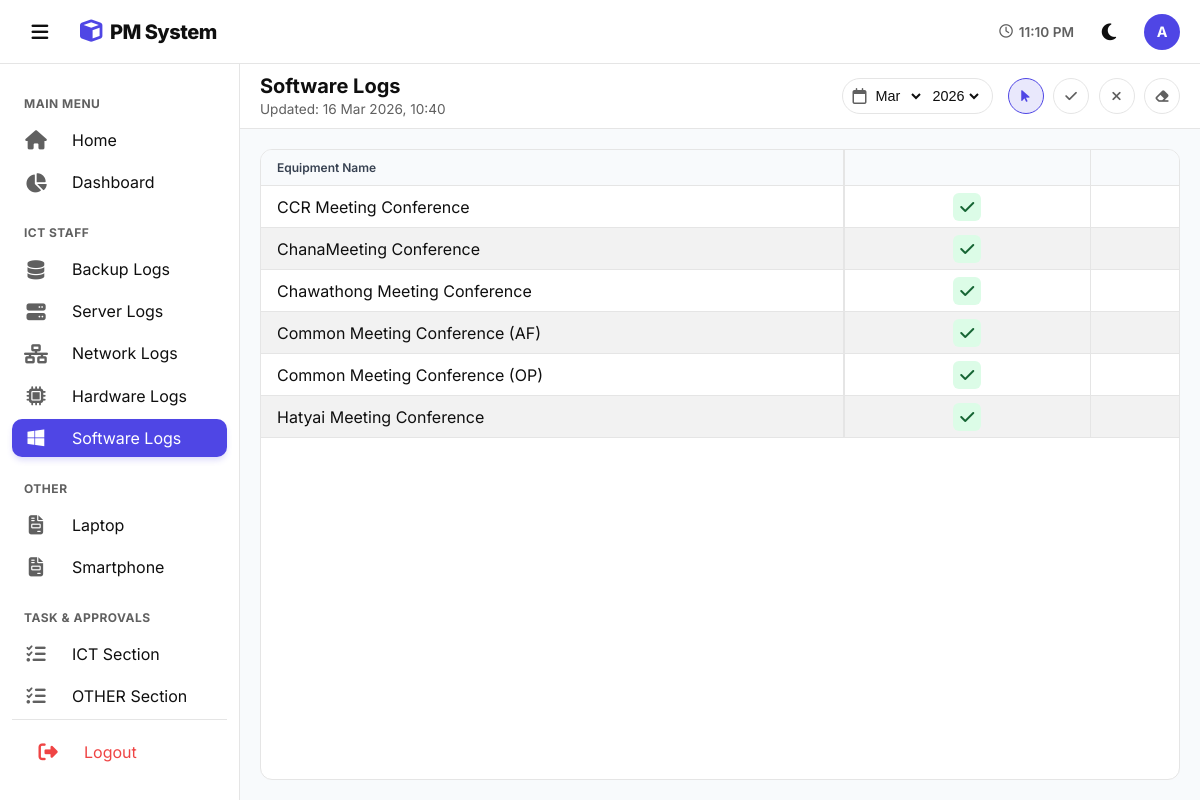
Screenshot of /Software_log/software.php (signed in) with the database file from the repository.
### tables this page shows
CREATE TABLE `custom_pages` (
  `id` int(11) NOT NULL,
  `page_name` varchar(255) NOT NULL,
  `created_at` timestamp NOT NULL DEFAULT current_timestamp()
);

CREATE TABLE `software_logs` (
  `id` int(11) NOT NULL,
  `equipment_name` varchar(255) DEFAULT NULL,
  `month` int(11) DEFAULT NULL,
  `year` int(11) DEFAULT 2026,
  `task_8` tinyint(1) DEFAULT NULL COMMENT 'Review and Check application updates (6M)',
  `task_9` tinyint(1) DEFAULT NULL COMMENT 'Window Update (6M)',
  `last_updated` datetime DEFAULT NULL ON UPDATE current_timestamp(),
  `sub_by` varchar(100) DEFAULT NULL,
  `sub_at` datetime DEFAULT NULL,
  `sub_note` longtext DEFAULT NULL,
  `app_by` varchar(100) DEFAULT NULL,
  `app_at` datetime DEFAULT NULL,
  `app_comment` longtext DEFAULT NULL
);

### Software_log/software.php (the view, shortened to what this page needs)
<?php
$current_page = 'software';
$path = '../';
include '../db.php';
$TABLE_NAME = 'software_logs';
$PAGE_TITLE  = 'Software Logs';
$task_headers = [];
$q_task = $conn->query("SELECT * FROM master_tasks WHERE system_type='software' ORDER BY CAST(SUBSTRING(column_name, 6) AS UNSIGNED) ASC");
if ($q_task && $q_task->num_rows > 0) {
    while ($task_row = $q_task->fetch_assoc()) {
        $task_headers[$task_row['column_name']] = [
            'label' => $task_row['task_label'] . "<br><small>(" . $task_row['frequency'] . ")</small>",
            'freq'  => $task_row['frequency']
        ];
    }
} else {
    $task_headers['task_1'] = ['label' => 'Task 1<br><small>(Default)</small>', 'freq' => 'M'];
}
$cur_m = isset($_GET['month']) ? (int)$_GET['month'] : (int)date('m');
$cur_y = isset($_GET['year'])  ? (int)$_GET['year']  : (int)date('Y');
$years = range(2026, 2030);
$month_names = [1=>"Jan",2=>"Feb",3=>"Mar",4=>"Apr",5=>"May",6=>"June",7=>"Jul",8=>"Aug",9=>"Sep",10=>"Oct",11=>"Nov",12=>"Dec"];
$result = $conn->query("SELECT * FROM $TABLE_NAME WHERE month=$cur_m AND year=$cur_y ORDER BY equipment_name ASC");
$table_data  = [];
if ($res = $result) {
    while ($r = $res->fetch_assoc()) {
        $table_data[] = $r;
    }
}
$q_time = $conn->query("SELECT MAX(last_updated) as latest FROM $TABLE_NAME WHERE month=$cur_m AND year=$cur_y");
$r_time = $q_time->fetch_assoc();
$global_last_update = $r_time['latest'] ? date('d M Y, H:i', strtotime($r_time['latest'])) : '-';
?>
<!DOCTYPE html>
<html lang="en">
<head>
    <link rel="stylesheet" href="https://cdnjs.cloudflare.com/ajax/libs/font-awesome/6.4.0/css/all.min.css">
    <link rel="stylesheet" href="../css/layout.css">
    <link rel="stylesheet" href="../Software_log/css/software.css">
    <link rel="stylesheet" href="../css/theme.css">
</head>
<body>
    <?php include '../components/header_nav.php'; ?>
    <main class="main">
        <div class="controls-bar">
            <div class="page-head"><h1><?=$PAGE_TITLE?></h1><small>Updated: <span id="lastUpd"><?=$global_last_update?></span></small></div>
            <div class="filters">
                <form method="GET" class="picker">
                    <i class="fa-regular fa-calendar" style="color:var(--text-sub)"></i>
                    <select name="month" onchange="this.form.submit()"><?php foreach($month_names as $n=>$mn) echo "<option value='$n' ".($n==$cur_m?'selected':'').">$mn</option>"; ?></select>
                    <select name="year"  onchange="this.form.submit()"><?php foreach($years as $yr) echo "<option value='$yr' ".($yr==$cur_y?'selected':'').">$yr</option>"; ?></select>
                </form>
                <div class="actions">
                    <button class="active-view" onclick="setTool('safe',this)"><i class="fa-solid fa-arrow-pointer"></i></button>
                    <button onclick="setTool(1,this)"><i class="fa-solid fa-check"></i></button>
                    <button onclick="setTool(0,this)"><i class="fa-solid fa-xmark"></i></button>
                    <button onclick="setTool(null,this)"><i class="fa-solid fa-eraser"></i></button>
                </div>
            </div>
        </div>
        <div class="table-wrap">
            <div class="table-card">
                <div class="scroll-area" id="scrollBox">
                    <table id="tbl">
                        <thead>
                            <tr>
                                <th class="sticky-col">Equipment Name</th>
                                <?php foreach($task_headers as $k => $t):
                                    $is_due = false;
                                ?>
                                    <th class="<?=$is_due?'th-due':''?>" ondblclick="fillCol('<?=$k?>')" style="cursor:pointer; min-width:120px;"><?=$t['label']?></th>
                                <?php endforeach; ?>
                            </tr>
                        </thead>
                        <tbody>
                            <?php if(!empty($table_data)): foreach($table_data as $log):
                                $name = $log['equipment_name'];
                            ?>
                            <tr>
                                <td class="sticky-col"><?=$name?></td>
                                <?php foreach($task_headers as $k => $v):
                                    $val  = isset($log[$k]) ? $log[$k] : null;
                                    $cls  = ($val==='1'||$val===1) ? 'st-ok'  : (($val==='0'||$val===0) ? 'st-fail' : 'st-null');
                                    $icon = ($val==='1'||$val===1) ? '<i class="fa-solid fa-check"></i>' : (($val==='0'||$val===0) ? '<i class="fa-solid fa-xmark"></i>' : '');
                                    $dval = ($val === null) ? 'null' : $val;
                                ?>
                                    <td class="c-wrap" data-sys="<?=$name?>" data-col="<?=$k?>" data-val="<?=$dval?>"><div class="cell-btn <?=$cls?>"><?=$icon?></div></td>
                                <?php endforeach; ?>
                            </tr>
                            <?php endforeach; else: ?>
                            <tr><td colspan="<?=count($task_headers)+2?>" style="text-align:center;padding:30px;color:var(--text-sub)">ไม่พบข้อมูล</td></tr>
                            <?php endif; ?>
                        </tbody>
                    </table>
                </div>
            </div>
        </div>
    </main>
</body>
</html>

### components/header_nav.php (shortened to what this page needs)
<?php
$p = isset($path) ? $path : '../';
$current_page = isset($current_page) ? $current_page : '';
?>
<header class="header">
    <div class="header-left">
        <button class="menu-btn" id="toggleBtn" onclick="toggleSidebar()">
            <i class="fa-solid fa-bars"></i>
        </button>
        <div class="logo">
            <i class="fa-solid fa-cube"></i> PM System
        </div>
    </div>
    <div class="header-right" style="display:flex;align-items:center;gap:15px">
        <span style="font-size:0.85rem; font-weight:600; color:var(--text-sub); display:flex; align-items:center; gap:6px;">
            <i class="fa-regular fa-clock"></i> <span id="clock">--:--</span>
        </span>
        <button class="menu-btn" id="themeBtn" onclick="toggleTheme()">
        </button>
        <div style="width:36px; height:36px; background:var(--primary); border-radius:50%; color:white; display:flex; align-items:center; justify-content:center; font-weight:700; font-size:0.9rem;">
            <?=strtoupper(substr($_SESSION['username'] ?? 'U', 0, 1))?>
        </div>
    </div>
</header>
<nav class="sidebar" id="sidebar">
    <div class="nav">
        <div class="nav-title">Main Menu</div>
        <a href="<?=$p?>index.php" class="nav-link <?=($current_page=='home')?'active':''?>">
            <i class="fa-solid fa-house"></i> <span>Home</span>
        </a>
        <a href="<?=$p?>dashboard.php" class="nav-link <?=($current_page=='dashboard')?'active':''?>">
            <i class="fa-solid fa-chart-pie"></i> <span>Dashboard</span>
        </a>
        <div class="nav-title">ICT STAFF</div>
        <a href="<?=$p?>Backup_log/backup.php" class="nav-link <?=($current_page=='backup')?'active':''?>">
            <i class="fa-solid fa-database"></i> <span>Backup Logs</span>
        </a>
        <a href="<?=$p?>Server_log/server.php" class="nav-link <?=($current_page=='server')?'active':''?>">
            <i class="fa-solid fa-server"></i> <span>Server Logs</span>
        </a>
        <a href="<?=$p?>Network_log/network.php" class="nav-link <?=($current_page=='network')?'active':''?>">
            <i class="fa-solid fa-network-wired"></i> <span>Network Logs</span>
        </a>
        <a href="<?=$p?>Hardware_log/hardware.php" class="nav-link <?=($current_page=='hardware')?'active':''?>">
            <i class="fa-solid fa-microchip"></i> <span>Hardware Logs</span>
        </a>
        <a href="<?=$p?>Software_log/software.php" class="nav-link <?=($current_page=='software')?'active':''?>">
            <i class="fa-brands fa-windows"></i> <span>Software Logs</span>
        </a>
        <div class="nav-title">OTHER</div>
        <?php
        $nav_pages = $conn->query("SELECT * FROM custom_pages ORDER BY id ASC");
        $is_on_custom_view = (basename($_SERVER['PHP_SELF']) == 'custom_page_view.php');
        while($np = $nav_pages->fetch_assoc()):
            $is_active = ($is_on_custom_view && isset($_GET['id']) && $_GET['id'] == $np['id']) ? 'active' : '';
        ?>
        <a href="<?=$p?>Custom_page/custom_page_view.php?id=<?=$np['id']?>" class="nav-link <?=$is_active?>">
            <i class="fa-solid fa-file-invoice"></i> <span><?=$np['page_name']?></span>
        </a>
        <?php endwhile; ?>
        <div class="nav-title">Task & Approvals</div>
        <a href="<?=$p?>Workflow/workflow_mgmt.php" class="nav-link <?=($current_page=='workflow')?'active':''?>">
            <i class="fa-solid fa-tasks"></i> <span>ICT Section</span>
        </a>
        <a href="<?=$p?>Workflow/workflow_other.php" class="nav-link <?=($current_page=='workflow')?'active':''?>">
            <i class="fa-solid fa-tasks"></i> <span>OTHER Section</span>
        </a>
        <div class="nav-bottom">
            <a href="<?=$p?>login/logout.php" class="nav-link logout-link">
                <i class="fa-solid fa-right-from-bracket"></i>
                <span>Logout</span>
            </a>
        </div>
    </div>
</nav>

### css/layout.css (style rules this page uses)
:root { --primary: #4f46e5; --primary-soft: #4f46e520; --bg-body: #f1f5f9; --bg-card: #ffffff; --bg-side: #ffffff; --text-main: #0f172a; --text-sub: #64748b; --border: #e2e8f0; --hover: #f8fafc; --sb-w: 240px; --sb-w-mini: 72px; --header-h: 64px; --th-bg: #f2f2f2; --th-text: #374151; --h-row-1: 38px; --h-row-2: 32px; --zebra-bg: #f2f2f2; }
body { font-family: 'Inter', 'Prompt', sans-serif; background: var(--bg-body); color: var(--text-main); margin: 0; display: flex; height: 100vh; overflow: hidden; transition: background 0.3s, color 0.3s; }
* { box-sizing: border-box; outline: none; }
.sidebar { width: var(--sb-w); background: var(--bg-side); display: flex; flex-direction: column; position: fixed; top: 0; bottom: 0; left: 0; z-index: 500; padding-top: var(--header-h); transition: width 0.3s cubic-bezier(0.4, 0, 0.2, 1); border-right: 1px solid var(--border); }
.nav { padding: 12px; overflow-y: auto; flex: 1; display: flex; flex-direction: column; }
.nav-link { display: flex; align-items: center; padding: 10px 12px; height: 40px; color: var(--text-main); text-decoration: none; border-radius: 10px; margin-bottom: 4px; white-space: nowrap; overflow: hidden; transition: 0.2s; }
.nav-link.active { background: var(--primary); color: white; box-shadow: 0 4px 6px -1px rgba(79, 70, 229, 0.2); }
.nav-link.active i { color: white; }
.nav-link i { min-width: 24px; margin-right: 24px; text-align: center; font-size: 1.2rem; color: var(--text-sub); transition: 0.2s; }
.nav-title { font-size: 0.75rem; font-weight: 700; color: var(--text-sub); margin: 20px 12px 10px; text-transform: uppercase; letter-spacing: 0.5px; }
.nav-bottom { margin-top: auto; padding: 12px; border-top: 1px solid var(--border); }
.logout-link { color: #ef4444 !important; }
.logout-link i { color: #ef4444 !important; }
.header { position: fixed; top: 0; left: 0; right: 0; height: var(--header-h); background: var(--bg-side); display: flex; align-items: center; justify-content: space-between; padding: 0 20px; border-bottom: 1px solid var(--border); z-index: 600; }
.header-left { display: flex; align-items: center; gap: 20px; }
.main { margin-top: var(--header-h); margin-left: var(--sb-w); flex: 1; display: flex; flex-direction: column; transition: margin-left 0.3s cubic-bezier(0.4, 0, 0.2, 1); height: calc(100vh - var(--header-h)); overflow: hidden; min-width: 0; }
.menu-btn { background: none; border: none; font-size: 1.2rem; padding: 8px; border-radius: 50%; cursor: pointer; color: var(--text-main); width: 40px; height: 40px; display: flex; align-items: center; justify-content: center; transition: 0.2s; }
.logo { display: flex; align-items: center; gap: 8px; font-weight: 800; font-size: 1.25rem; letter-spacing: -0.5px; color: var(--text-main); }
.logo i { color: var(--primary); font-size: 1.4rem; }
html { scrollbar-width: thin; scrollbar-color: #cbd5e1 var(--bg-body); }
tbody tr:nth-child(even) td { background-color: var(--zebra-bg) !important; }
tbody tr:nth-child(even) td.sticky-col { background-color: var(--zebra-bg) !important; background-image: none !important; }
tbody tr:nth-child(odd) td { background-color: var(--bg-card) !important; }
tbody tr:nth-child(odd) td.sticky-col { background-color: var(--bg-card) !important; }

### css/theme.css (style rules this page uses)
:root { --primary: #4f46e5; --primary-light: #e0e7ff; --primary-soft: #4f46e520; --bg-body: #f8fafc; --bg-card: #ffffff; --text-main: #0f0f0f; --text-sub: #606060; --border: #e5e5e5; --hover: #f1f5f9; --th-bg: #f8fafc; --th-text: #374151; --input-bg: #ffffff; --row-hover-bg: #c7d2fe; --row-hover-text: #1e1b4b; }
body { font-family: 'Inter', 'Prompt', sans-serif; background-color: var(--bg-body); color: var(--text-main); transition: background-color 0.2s ease, color 0.2s ease; }

### rows the page displays
custom_pages: page_name "Laptop"
custom_pages: page_name "Smartphone"
software_logs: equipment_name "CCR Meeting Conference", task_8 1 (drawn)
software_logs: equipment_name "ChanaMeeting Conference", task_8 1 (drawn)
software_logs: equipment_name "Chawathong Meeting Conference", task_8 1 (drawn)
software_logs: equipment_name "Common Meeting Conference (AF)", task_8 1 (drawn)
software_logs: equipment_name "Common Meeting Conference (OP)", task_8 1 (drawn)
software_logs: equipment_name "Hatyai Meeting Conference", task_8 1 (drawn)

### other values shown
substr($_SESSION['username'] ?? 'U', 0, 1) "A"
$PAGE_TITLE "Software Logs"
$global_last_update "16 Mar 2026, 10:40"
form field month "Mar"
form field year "2026"
